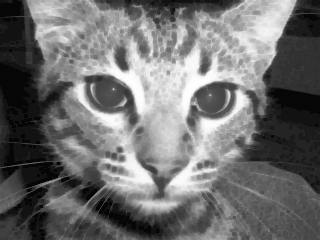
#> input picture chat.pgm, 320 x 240 px
$ python main.py
#> lines starting #> are read from the running program, lines starting #| are printed output that depends on the picture; after the words box and inside, x2 and y2 are one past the last pixel; in counts of white or black regions, pixels touching at a corner belong together
# This is a sample Python script.
import matplotlib.image as mpimg
import numpy as np
# Press Shift+F10 to execute it or replace it with your code.
# Press Double Shift to search everywhere for classes, files, tool windows, actions, and settings.

import numpy as np
import random
import cv2 as cv2
from matplotlib import image
from matplotlib import pyplot
from numpy import asarray
from PIL import Image


import matplotlib.pyplot as plt

def pmgBruit(name):
#> called with name = './chat.pgm'
    with open(name) as f:
        data = image.imread(name)
#> data is the input picture: shape (240, 320); min 6, max 254, mean 111
        matrice0 = asarray(data)
        matrice =np.copy(matrice0)
        for i in range(matrice.shape[0]) :
           for j in range(matrice.shape[1]):
               randomNumber = random.randint(0, 20)
               if randomNumber == 0:
                   matrice[i][j] = 0
               if randomNumber == 20:
                   matrice[i][j] = 255
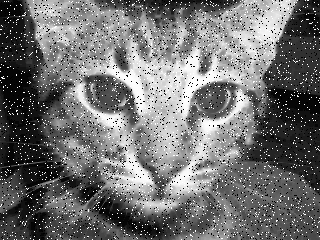
#> matrice: shape (240, 320); 9.43% of pixels changed, all inside (x1, y1, x2, y2) = (0, 0, 320, 240)
    return matrice

def convolution2D(X,H):
    s = X.shape
#> s = (240, 320)
    py = int((H.shape[0]-1)/2)
    px = int((H.shape[1]-1)/2)
    Y = X.copy()
    xmax= int(s[1]-px) ;
#> xmax = 319
    ymax= int(s[0]-py)
#> ymax = 239
    for i in range(px,xmax):
        for j in range(py,ymax):
            somme = 0.0
            for k in range(-px,px+1):
                for l in range(-py,py+1):
                    somme += X[j+l][i+k]*H[l+py][k+px]
            Y[j][i] = somme
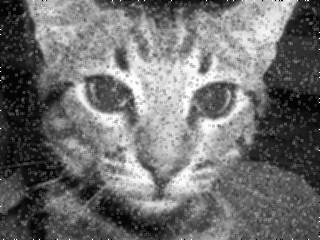
#> Y: shape (240, 320); min 0, max 255, mean 111.7
#> (printed output is left out)
    return Y

def filtreMedian(X,N):
#> called with N = 3
    s = X.shape
#> s = (240, 320)
    py = int((N-1)/2)
    px = int((N-1)/2)
    Y = X.copy()
    iMed = int(N / 2)

    xmax= int(s[1]-px) ;
#> xmax = 319
    ymax= int(s[0]-py)
#> ymax = 239
    for i in range(px,xmax):
        for j in range(py,ymax):
            med = []
            for k in range(-px,px+1):
                for l in range(-py,py+1):
                    med.append(Y[k][l])
            med.sort()
            Y[j][i] = med[iMed]
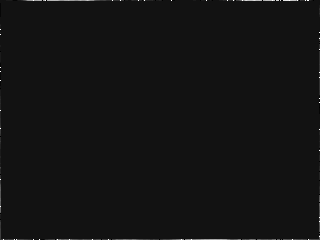
#> Y: shape (240, 320); min 0, max 255, mean 18.8
    return Y


def print_hi(name):
    # Use a breakpoint in the code line below to debug your script.
    data = pmgBruit('./chat.pgm')
    filterMoy= np.ones((3, 3)) * 1.0 / 9
    filtredData=convolution2D(data,filterMoy)
    print(filtredData)

    filtreMedian(data,3)
    img = cv2.imread('chat.pgm')
    cv2.imshow("chat.pmg", img)
    cv2.waitKey(0)

    # Press Ctrl+F8 to toggle the breakpoint.


# Press the green button in the gutter to run the script.
if __name__ == '__main__':
    print_hi('PyCharm')

# See PyCharm help at https://www.jetbrains.com/help/pycharm/
